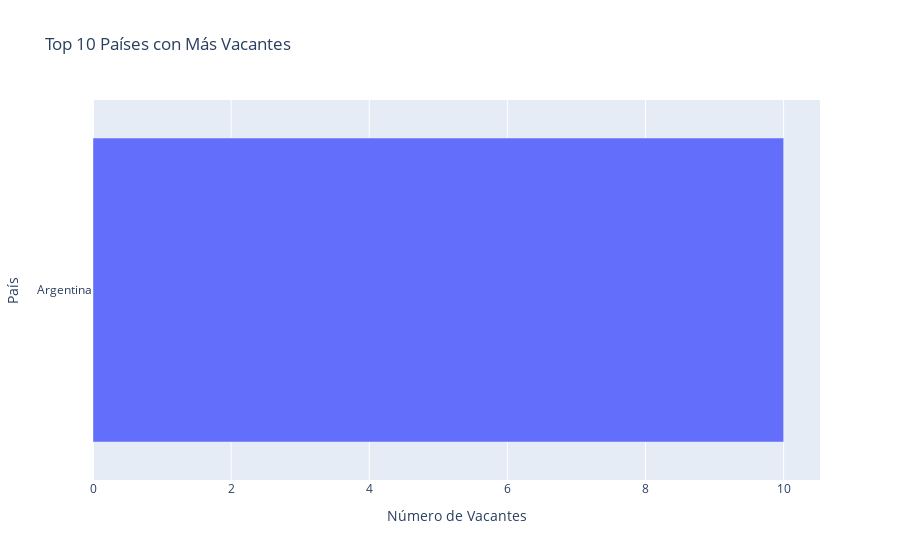

Write notebook code for a chart like this one.
### Markdown cell above
### 3.1. Vacantes por País

### Code cell
if not df_jobs.empty and 'country' in df_jobs.columns:
    country_counts = df_jobs['country'].value_counts().reset_index()
    country_counts.columns = ['País', 'Número de Vacantes']
    fig = px.bar(country_counts.head(10), x='Número de Vacantes', y='País', orientation='h',
                 title='Top 10 Países con Más Vacantes',
                 color_continuous_scale=px.colors.sequential.Plasma)
    fig.update_layout(yaxis={'categoryorder':'total ascending'})
    fig.show()
else:
    print("No hay datos de país para visualizar.")

### Figure 1 — Plotly figure (JSON) as saved in the notebook; plotly's stock layout.template omitted (floating-point values rounded to 4 significant figures)
{"data": [{"hovertemplate": "Número de Vacantes=%{x}<br>País=%{y}<extra></extra>", "legendgroup": "", "marker": {"color": "#636efa", "pattern": {"shape": ""}}, "name": "", "orientation": "h", "showlegend": false, "textposition": "auto", "type": "bar", "x": [10], "xaxis": "x", "y": ["Argentina"], "yaxis": "y"}], "layout": {"barmode": "relative", "legend": {"tracegroupgap": 0}, "title": {"text": "Top 10 Países con Más Vacantes"}, "xaxis": {"anchor": "y", "domain": [0, 1], "title": {"text": "Número de Vacantes"}}, "yaxis": {"anchor": "x", "categoryorder": "total ascending", "domain": [0, 1], "title": {"text": "País"}}}}
